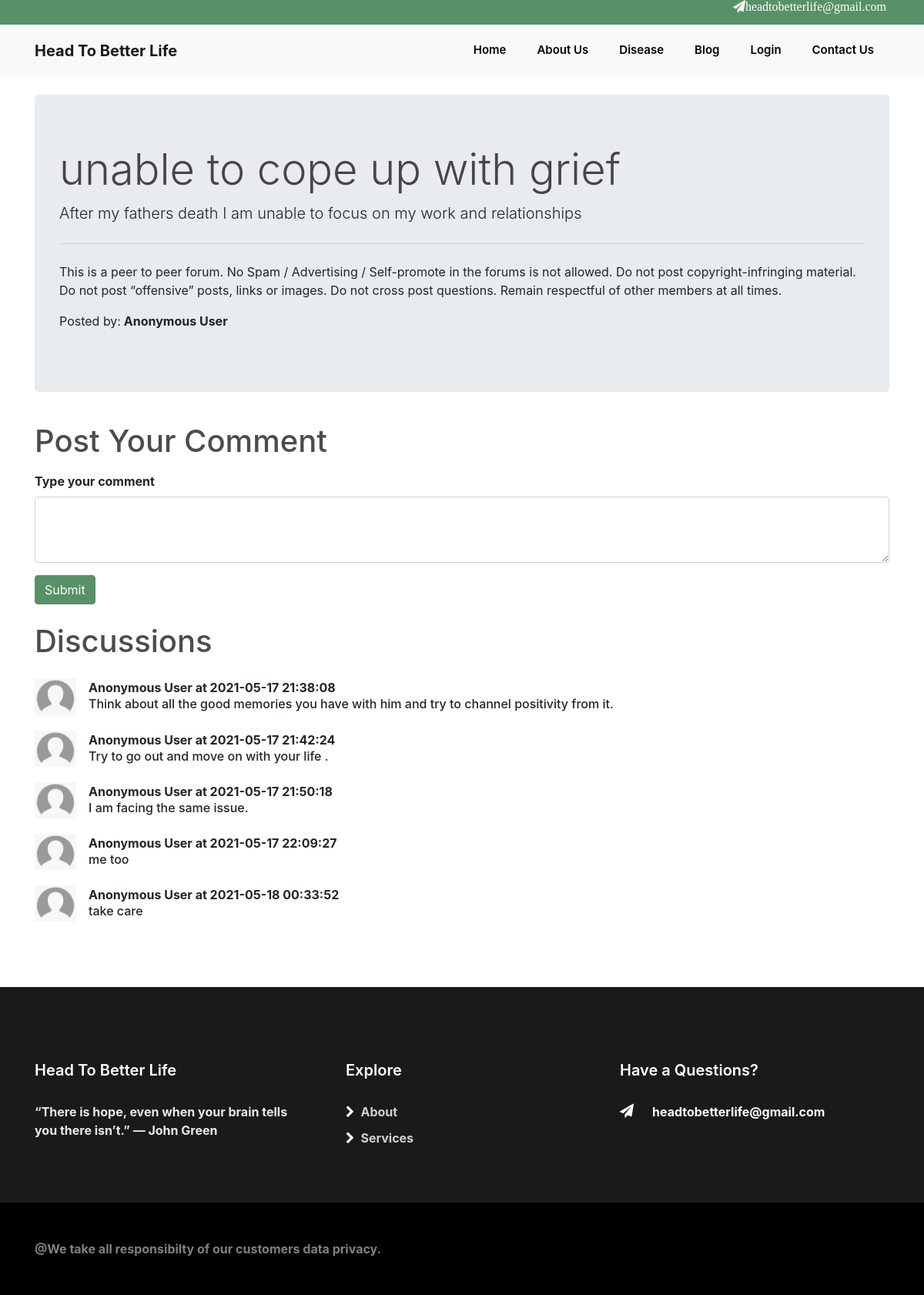
The app's page /thread.php?threadid=1 with its own data.
### tables this page shows
CREATE TABLE `threads` (
  `thread_id` int(7) NOT NULL,
  `thread_title` varchar(255) NOT NULL,
  `thread_desc` text NOT NULL,
  `thread_cat_id` int(7) NOT NULL,
  `thread_user_id` int(7) NOT NULL,
  `timestamp` datetime NOT NULL DEFAULT CURRENT_TIMESTAMP
);

CREATE TABLE `comments` (
  `comment_id` int(8) NOT NULL,
  `comment_content` text NOT NULL,
  `thread_id` int(8) NOT NULL,
  `comment_by` int(8) NOT NULL,
  `commet_time` datetime NOT NULL DEFAULT CURRENT_TIMESTAMP
);

### thread.php (the view, shortened to what this page needs)
<?php  session_start();
if(isset($_SESSION['username']) && !empty($_SESSION['username']))
{
    include './partials/_usernav.php';
}
else
{
    include './partials/_header.php' ;
}
?>
<!doctype html>
<html lang="en">
<head>
    <link rel="stylesheet" href="https://stackpath.bootstrapcdn.com/font-awesome/4.7.0/css/font-awesome.min.css">
    <link rel="stylesheet" href="css/animate.css">
    <link rel="stylesheet" href="css/owl.carousel.min.css">
    <link rel="stylesheet" href="css/owl.theme.default.min.css">
    <link rel="stylesheet" href="css/magnific-popup.css">
    <link rel="stylesheet" href="css/flaticon.css">
    <link rel="stylesheet" href="css/style.css">
    <link rel="stylesheet" href="https://stackpath.bootstrapcdn.com/bootstrap/4.5.0/css/bootstrap.min.css"
>
</head>
<body>
    <?php include 'partials/_dbconnect.php';?>
    <?php
    $id = $_GET['threadid'];
    $sql = "SELECT * FROM `threads` WHERE thread_id=$id";
    $result = mysqli_query($conn, $sql);
    while($row = mysqli_fetch_assoc($result)){
        $title = $row['thread_title'];
        $desc = $row['thread_desc'];
    }?>
    <div class="container my-4">
        <div class="jumbotron">
            <h1 class="display-4"><?php echo $title;?></h1>
            <p class="lead">  <?php echo $desc;?></p>
            <hr class="my-4">
            <p>This is a peer to peer forum. No Spam / Advertising / Self-promote
            in the forums is not allowed. Do not post copyright-infringing material.
            Do not post “offensive” posts, links or images. Do not cross post
            questions. Remain respectful of other members at all times.</p>
            <p>Posted by:<b> Anonymous User</p>
        </div>
    </div>
    <div class="container">
<h1 class="py-2">Post Your Comment</h1>
<form action="<?php echo $_SERVER['REQUEST_URI']?>" method="post">
  <div class="form-group">
    <label for="exampleFormControlTextarea1">Type your comment</label>
    <textarea class="form-control" id="comment" name="comment" rows="3"></textarea>
  </div>
  <button type="submit" class="btn btn-primary">Submit</button>
</form>
</div>
    <div class="container mb-5" id="ques">
    <h1 class="py-2">Discussions</h1>
    <?php
    $id = $_GET['threadid'];
    $sql = "SELECT * FROM `comments` WHERE thread_id= $id";
    $result = mysqli_query($conn, $sql);
    while($row = mysqli_fetch_assoc($result)){
        $content = $row['comment_content'];
        $comment_time =$row['commet_time'];
         echo '<div class="media my-3">
            <img src="images/userdefault.png" width="54px" class="mr-3" alt="...">
            <div class="media-body">
            <p class="font-weight-bold my-0">Anonymous User at '. $comment_time  .'</p>
            <h6 class="mt-0">
              '. $content . '</h6>
                </div>
                </div>' ;
            }
        ?>
    </div>
    <?php include 'partials/_footer.php';?>
</body>
</html>

### thread.php (style rules this page uses)
#ques { min-height: 433px; }

### records on screen
threads: thread_title "unable to cope up with grief", thread_desc "After my fathers death I am unable to focus on my work and relationships"
comments: commet_time "2021-05-17 21:38:08", comment_content "Think about all the good memories you have with him and try to channel positivity from it."
comments: commet_time "2021-05-17 21:42:24", comment_content "Try to go out and move on with your life ."
comments: commet_time "2021-05-17 21:50:18", comment_content "I am facing the same issue."
comments: commet_time "2021-05-17 22:09:27", comment_content "me too"
comments: commet_time "2021-05-18 00:33:52", comment_content "take care"
